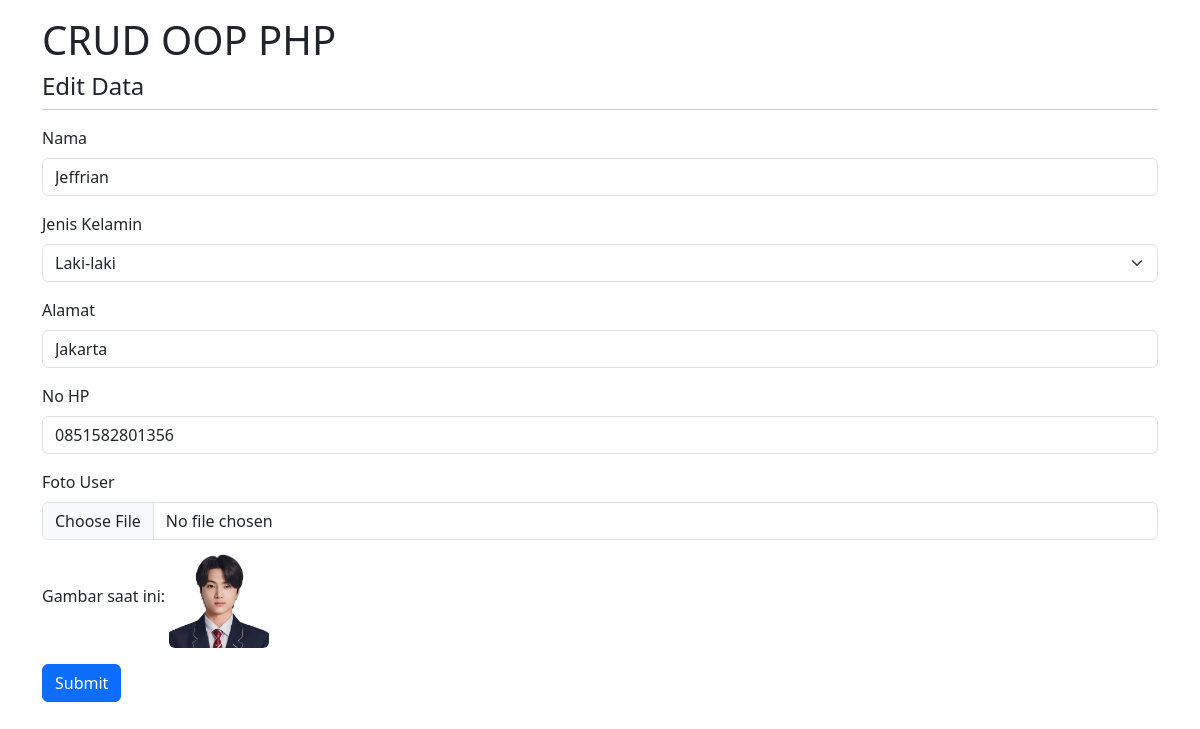
Screenshot of /edit.php?id=24 with the database file from the repository.
### tables this page shows
CREATE TABLE `tb_users_0054` (
  `id` int(10) NOT NULL,
  `nama` varchar(255) NOT NULL,
  `jns_kelamin` enum('Laki-laki','Perempuan','','') NOT NULL,
  `alamat` varchar(255) NOT NULL,
  `nohp` char(13) NOT NULL,
  `gambar` blob NOT NULL
);

### database.php (called while the page is built, shortened)
<?php
    class Database{
        public $host = "localhost";
        public $username = "root";
        public $password = "";
        public $database = "db_php_0054";
        public $connect;
        function __construct()
        {
            $this->connect = mysqli_connect($this->host, $this->username, $this->password);
            mysqli_select_db($this->connect, $this->database);
        }
        function editData($id){
            $data = mysqli_query($this->connect, "SELECT * FROM tb_users_0054 WHERE id=$id");
            $rows = mysqli_fetch_all($data, MYSQLI_ASSOC);
            return $rows;
        }
    }
?>

### edit.php (the view, shortened to what this page needs)
<?php
    include 'database.php';
    $db_0054 = new Database;
    $detail = $db_0054->editData($_GET['id']);
?>
<!doctype html>
<html lang="en">
  <head>
    <link href="https://cdn.jsdelivr.net/npm/bootstrap@5.3.3/dist/css/bootstrap.min.css" rel="stylesheet"
>
  </head>
  <body>
    <div class="container mt-3">
        <h1>CRUD OOP PHP</h1>
        <h4>Edit Data</h4>
        <hr class="mt-0">
        <form method="POST" action="proses.php?aksi=update" class="my-2" enctype="multipart/form-data">
            <?php
                foreach($detail as $dataUser){  ?>
            <div class="mb-3">
                <label for="nama" class="form-label">Nama</label>
                <input type="text" class="form-control" id="nama" name="nama" value="<?php echo $dataUser['nama'] ?>">
            </div>
            <div class="mb-3">
              <label for="Select" class="form-label">Jenis Kelamin</label>
              <select id="jns_kelamin" class="form-select" id="jns_kelamin" name="jns_kelamin">
                <option value="Laki-laki" <?php echo ($dataUser['jns_kelamin'] == 'Laki-laki') ? 'selected' : ''; ?>>Laki-laki</option>
              </select>
            </div>
            <div class="mb-3">
                <label for="alamat" class="form-label">Alamat</label>
                <input type="text" class="form-control" id="alamat" name="alamat" value="<?php echo $dataUser['alamat'] ?>">
            </div>
            <div class="mb-3">
                <label for="nohp" class="form-label">No HP</label>
                <input type="text" class="form-control" id="nohp" name="nohp" value="<?php echo $dataUser['nohp'] ?>">
            </div>
            <div class="mb-3">
              <label for="gambar" class="form-label">Foto User</label>
              <input class="form-control" id="gambar" name="gambar" type="file">
              <p class="mt-2">Gambar saat ini: <img src="<?php echo $dataUser['gambar']; ?>" class="rounded" alt="Gambar saat ini" width="100"></p>
            </div>
            <?php
            }
            ?>
            <button type="submit" class="btn btn-primary">Submit</button>
        </form>
    </div>
  </body>
</html>

### rows the page displays
tb_users_0054: nama "Jeffrian", jns_kelamin "Laki-laki", alamat "Jakarta", nohp "0851582801356", gambar (picture)
